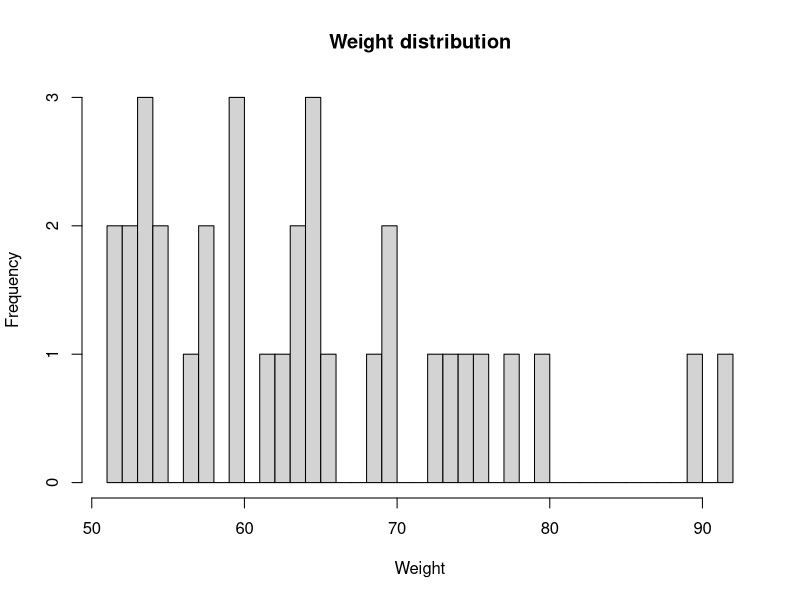
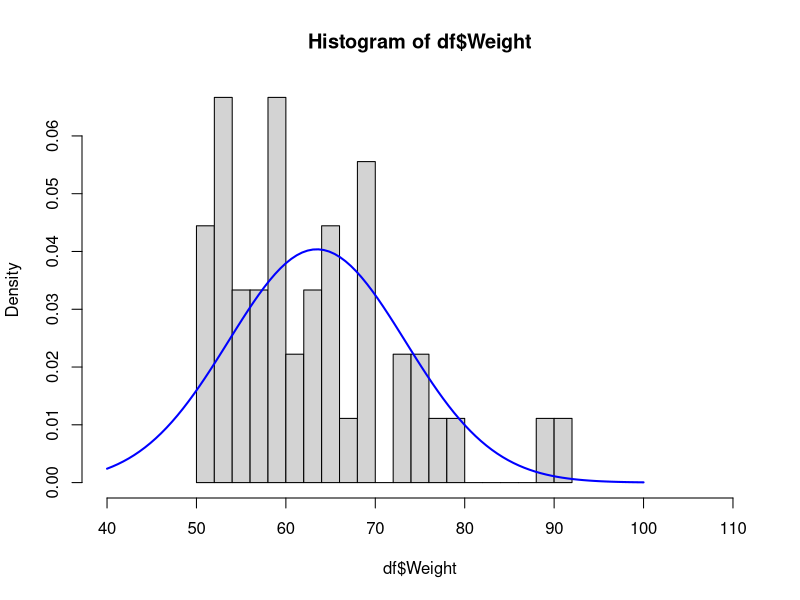
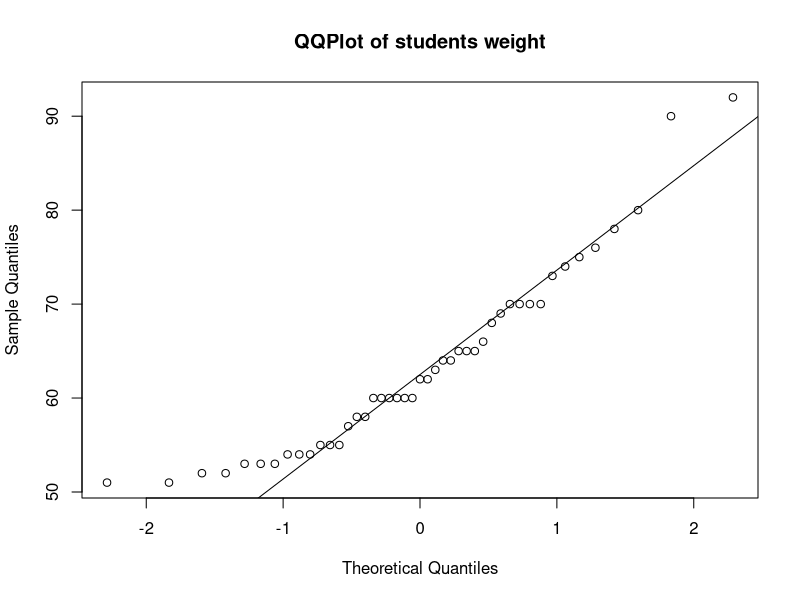
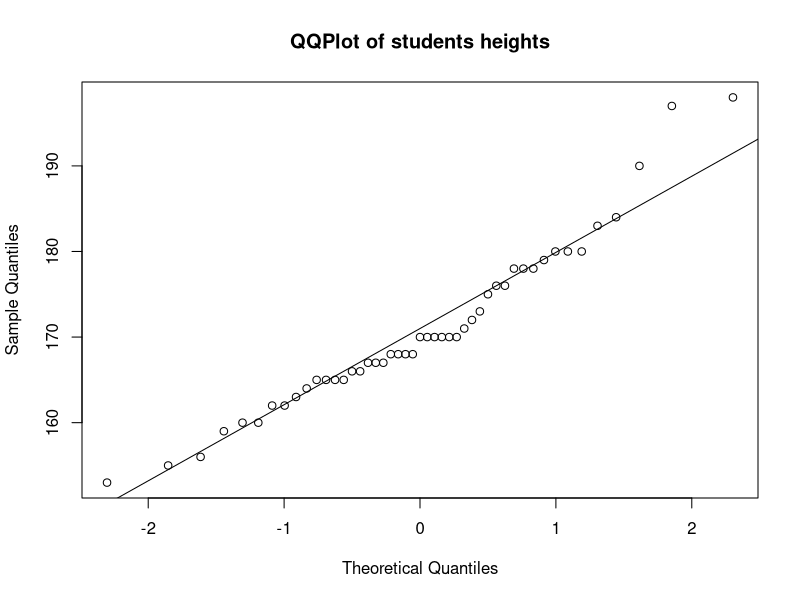
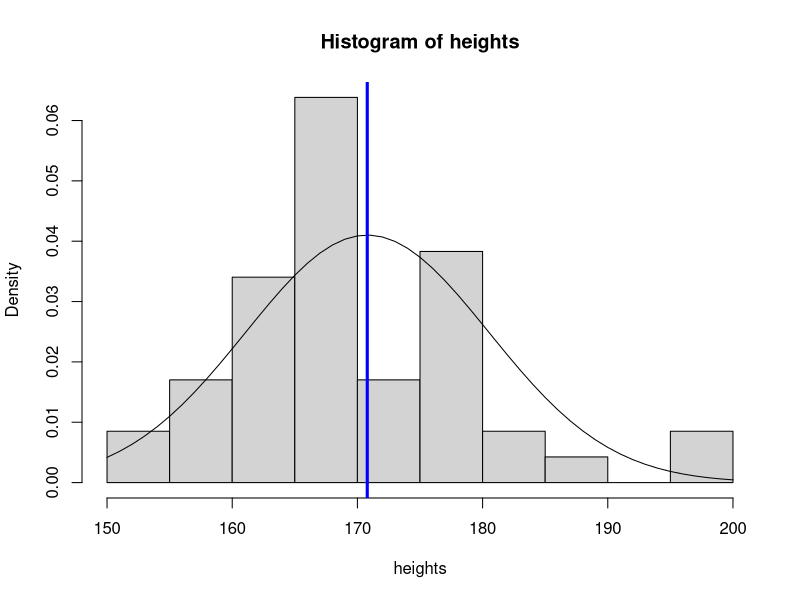
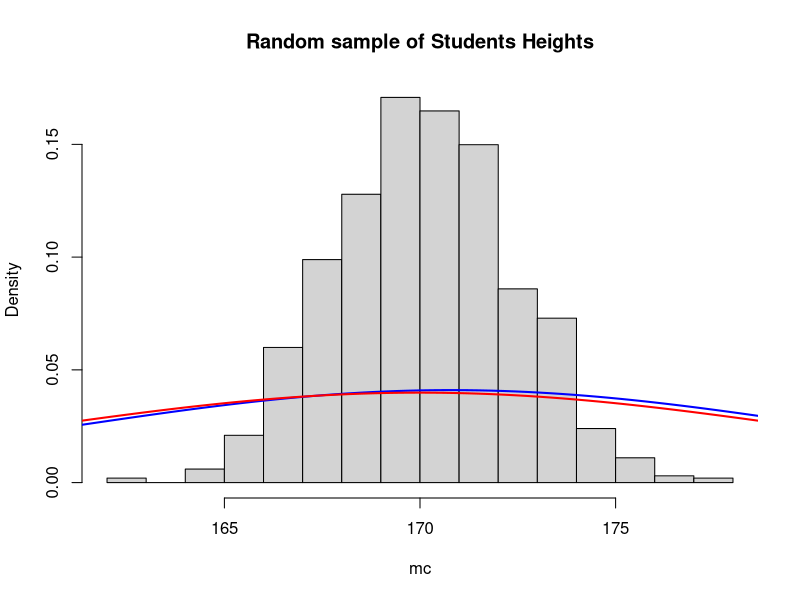

Reproduce these figures in R, in order.
# -------------------------------------------------------------------
# R course 2019
# Exercizes day 5
# -------------------------------------------------------------------

# Exercize 5.1 -------------------------------------------------------------------
# 
#  1) Calculate summary statistics for the data set "StudentData2016.txt".
#     Calculate summary statistics for females and males separatly.

df = read.table("StudentData2016.txt", header = T, na.strings = "?")

summary(df)
summary(df[df$Sex=="M",])
summary(df[df$Sex=="W",])

#df$Weight <- as.numeric(as.character(df$Weight))
#summary(df)
#summary(df[which(df$Sex=='W'),])
#summary(df[which(df$Sex=='M'),])
     
# Exercize 5.2 --------------------------------------------------------------------
# 1) Plot a histogram of student body weight and add a normal distribution with mean and variance 
#    estimated from the observation

# remove NA
dfna <- na.omit(df)
# plot
hist(dfna$Weight, breaks = seq(min(dfna$Weight), max(dfna$Weight), 1), xlab = "Weight", main = "Weight distribution")

# solution of Escofier with density distribution instead of frequency
# we need the density if we superimpose the density distribution over the graph
hist(df$Weight, n=25, xlim = c(40,110), freq = F)
x=seq(40, 100, length.out = 100)
y=dnorm(x, mean=mean(df$Weight, na.rm=T), sd = sd(df$Weight, na.rm = T))
lines(x, y, col="blue", lwd=2)

# Alternative way of ploting
#plot(function(x) dnorm(x, mean=mean(df$Weight, na.rm=T), sd = sd(df$Weight, na.rm = T)))


weights <- df$Weight
heights <- df$Height

# 2) Compare the distribution of weight to a normal distribution with a QQ-plot.
qqnorm(weights, main="QQPlot of students weight")
qqline(weights)


dev.off()

# others / ignore
qqnorm(heights, main="QQPlot of students heights")
qqline(heights)

hist(heights, freq = F)
xseq = seq(150, 200, 1)
lines(xseq, dnorm(xseq, mean=mean(heights), sd=sd(heights)))
abline(v=mean(heights), col = "blue", lwd = 3)

# Exercise 5.3. ----------------------------------------------------------------------
# Here we want to check that the CI contains the true parameter value in 95% of times, 
# if we repeated the sampling procedure 100 times
# Imagine that the height of students follow a Normal distribution with mean 170 and standard deviation 10 (cm)
# 5.3.1. Simulate a random sample of 20 students using function rnorm() and save it into a variable

spldst <- rnorm(20, mean = 170, sd = 70)


# 5.3.2. Compute the 95% CI of the simulated sample using the t.test() function and save it into a variable.

ttest <- t.test(spldst, df$Height, paired = FALSE)


# the output of t.test() function is a list.
# use str() function to check the structure of the variable where you saved the output of t.test().
str(ttest)

# you can get the confidence intervals with "var_name$conf.int"
# 5.3.3. save the 95% CI into a vector of size 2, using function as.numeric()

CI <- c(as.numeric(ttest$conf.int[1]), as.numeric(ttest$conf.int[2]))
# 5.3.4. make a function that does steps 2 to 3, i.e. a function that gets as input a sample and 
# that outputs the 95% CI

# also it generates a normal distribution
asdf <- function(smpl){
  spldst <- rnorm(20, mean = 170, sd = 70)
  ttest <- t.test(spldst, smpl, paired = FALSE)
  print(c(as.numeric(ttest$conf.int[1]), as.numeric(ttest$conf.int[2])))
}

asdf(df$Height)

# 5.3.5. Perform a for loop, generating 1000 random samples of 20 students from a 
# normal distribution with mean 170 and standard deviation 10.
# For each random sample compute the 95% CI and the mean.
# Save the 95% CI of each sample into a matrix with 2 columns and 1000 rows.
# Save the mean of each sample into a vector with 1000 elements.
# How many times does the 95% CI includes the true value of the mean?
# what is the true mean? what is the distribution of the mean of the samples?

cim <- matrix(nrow = 1000, ncol = 2)
mc <- c()

# True data mean
dfmean <- mean(df$Height)
meanInCI <- 0

for(i in 0:1000){
  # Generate 20 random students weight 
  students <- rnorm(20, mean = 170, sd = 10)
  mean <- mean(students)
  
  ttest <- t.test(students)
  #print(ttest)
  low <- as.numeric(ttest$conf.int[1]) 
  cim[i,1] <- low
  hi <- as.numeric(ttest$conf.int[2]) 
  cim[i,2] <- hi
  
  mc <- c(mc, mean)
  
  cat("Low: ", low, "\tHi: ", hi, "\tMean", mean, "\n")
  
  # count if the mean is in the CI
  if(dfmean > low & dfmean < hi){
    meanInCI = meanInCI + 1
  }
  
}

#Number of time true mean is in CI
print(meanInCI)


hist(mc, freq = F, main = "Random sample of Students Heights")

x=seq(150, 180, length.out = 100)
y=dnorm(x, mean=mean(df$Height, na.rm=T), sd = sd(df$Height, na.rm = T))
lines(x, y, col="blue", lwd=2)

ysim = dnorm(x, mean=170, sd=10)
lines(x, ysim, col="red", lwd=2)


# Exercize 5.4 --------------------------------------------------------------------
# 
# 5.4.1 Calculate the 95% CIs for the heights of the StudentData2016.txt females and males separatly. 
# What does the result suggest?
# 5.4.2 Directly test that the heights of males and females are different by means of a t-test

df2 <- read.table("StudentData2016.txt", header = TRUE, na.strings = "?")


# Exercize 5.5 -------------------------------------------------------------------------
#
# Create a contingency table showing the frequency distiribution of the variables 
# "Sex" and "Smoking". Use the chi square test to test if the two variables are independent.
# Hint 1: If you pass a contingency table to the function "chisq.test, Pearson's chi-squared test is 
# performed with the null hypothesis that the joint distribution of the cell counts in a 2-dimensional 
# contingency table is the product of the row and column marginals.
# Hint 2: Two random variables X and Y are independent if P (X = x and Y = y) = P(X = x) P(Y = y).

# Exercize 5.6 --------------------------------------------------------------------
#
# 5.6.1 Make a QQ-plot to compare the distributions of weights and heights in 2016. What does the plot tell you?


# 5.6.2 Now plot the line that goes through the qqplot points. What does it tell you? 
#       Note: This cannot be done using qqline, which only applies to qqnorm.
# 5.6.3 Further check the relationship between the two vaiables by plotting 
# the data against each other and overlay a regression line obtained using the lm function


#Exercise 5.7 --------------------------------------------------------
#
# Follow the smoking habits in years 2003, 2014 and 2016. What do you see?

